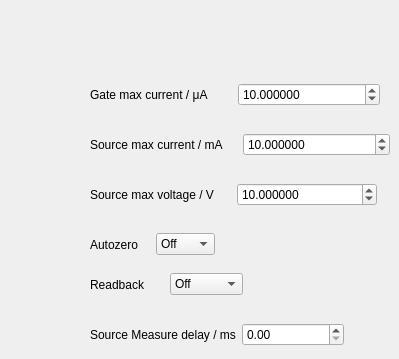
      <widget class="QWidget" name="tab">
       <attribute name="title">
        <string>Limits &amp; Parameters</string>
       </attribute>
       <widget class="QWidget" name="layoutWidget">
        <property name="geometry">
         <rect>
          <x>90</x>
          <y>230</y>
          <width>125</width>
          <height>29</height>
         </rect>
        </property>
        <layout class="QHBoxLayout" name="autozero_horizontalLayout">
         <item>
          <widget class="QLabel" name="autozero_label">
           <property name="text">
            <string>Autozero</string>
           </property>
          </widget>
         </item>
         <item>
          <widget class="QComboBox" name="autozero">
           <property name="toolTip">
            <string>Enbling will approximately double the measurement time</string>
           </property>
           <item>
            <property name="text">
             <string>Off</string>
            </property>
           </item>
           <item>
            <property name="text">
             <string>On</string>
            </property>
           </item>
          </widget>
         </item>
        </layout>
       </widget>
       <widget class="QWidget" name="layoutWidget">
        <property name="geometry">
         <rect>
          <x>90</x>
          <y>80</y>
          <width>290</width>
          <height>30</height>
         </rect>
        </property>
        <layout class="QHBoxLayout" name="gate_max_current_horizontalLayout">
         <item>
          <widget class="QLabel" name="gate_max_current_label">
           <property name="text">
            <string>Gate max current / μA</string>
           </property>
          </widget>
         </item>
         <item>
          <widget class="QDoubleSpinBox" name="gate_max_current">
           <property name="decimals">
            <number>6</number>
           </property>
           <property name="minimum">
            <double>-10000.000000000000000</double>
           </property>
           <property name="maximum">
            <double>10000.000000000000000</double>
           </property>
           <property name="singleStep">
            <double>0.100000000000000</double>
           </property>
           <property name="value">
            <double>10.000000000000000</double>
           </property>
          </widget>
         </item>
        </layout>
       </widget>
       <widget class="QWidget" name="layoutWidget">
        <property name="geometry">
         <rect>
          <x>90</x>
          <y>130</y>
          <width>300</width>
          <height>30</height>
         </rect>
        </property>
        <layout class="QHBoxLayout" name="source_max_current_horizontalLayout_2">
         <item>
          <widget class="QLabel" name="source_max_current_label">
           <property name="text">
            <string>Source max current / mA</string>
           </property>
          </widget>
         </item>
         <item>
          <widget class="QDoubleSpinBox" name="source_max_current">
           <property name="toolTip">
            <string>Max source current for 2 point measurements</string>
           </property>
           <property name="decimals">
            <number>6</number>
           </property>
           <property name="minimum">
            <double>-1000.000000000000000</double>
           </property>
           <property name="maximum">
            <double>1000.000000000000000</double>
           </property>
           <property name="singleStep">
            <double>0.100000000000000</double>
           </property>
           <property name="value">
            <double>10.000000000000000</double>
           </property>
          </widget>
         </item>
        </layout>
       </widget>
       <widget class="QWidget" name="layoutWidget">
        <property name="geometry">
         <rect>
          <x>90</x>
          <y>180</y>
          <width>287</width>
          <height>30</height>
         </rect>
        </property>
        <layout class="QHBoxLayout" name="source_max_current_horizontalLayout">
         <item>
          <widget class="QLabel" name="source_max_voltage_label">
           <property name="text">
            <string>Source max voltage / V</string>
           </property>
          </widget>
         </item>
         <item>
          <widget class="QDoubleSpinBox" name="source_max_voltage">
           <property name="toolTip">
            <string>Max source voltage for 4 pointmeasurements</string>
           </property>
           <property name="decimals">
            <number>6</number>
           </property>
           <property name="minimum">
            <double>-1000.000000000000000</double>
           </property>
           <property name="maximum">
            <double>1000.000000000000000</double>
           </property>
           <property name="singleStep">
            <double>0.100000000000000</double>
           </property>
           <property name="value">
            <double>10.000000000000000</double>
           </property>
          </widget>
         </item>
        </layout>
       </widget>
       <widget class="QWidget" name="layoutWidget">
        <property name="geometry">
         <rect>
          <x>90</x>
          <y>270</y>
          <width>153</width>
          <height>29</height>
         </rect>
        </property>
        <layout class="QHBoxLayout" name="readback_horizontalLayout">
         <item>
          <widget class="QLabel" name="readback_label">
           <property name="text">
            <string>Readback</string>
           </property>
          </widget>
         </item>
         <item>
          <widget class="QComboBox" name="readback">
           <property name="toolTip">
            <string>Enbling will double the measurement time</string>
           </property>
           <item>
            <property name="text">
             <string>Off</string>
            </property>
           </item>
           <item>
            <property name="text">
             <string>On</string>
            </property>
           </item>
          </widget>
         </item>
        </layout>
       </widget>
       <widget class="QWidget" name="layoutWidget">
        <property name="geometry">
         <rect>
          <x>90</x>
          <y>320</y>
          <width>254</width>
          <height>30</height>
         </rect>
        </property>
        <layout class="QHBoxLayout" name="source_measure_delay_horizontalLayout">
         <item>
          <widget class="QLabel" name="source_measure_delay_label">
           <property name="text">
            <string>Source Measure delay / ms</string>
           </property>
          </widget>
         </item>
         <item>
          <widget class="QDoubleSpinBox" name="source_measure_delay">
           <property name="toolTip">
            <string>Wait time between setting gate and measuring</string>
           </property>
          </widget>
         </item>
        </layout>
       </widget>
      </widget>
